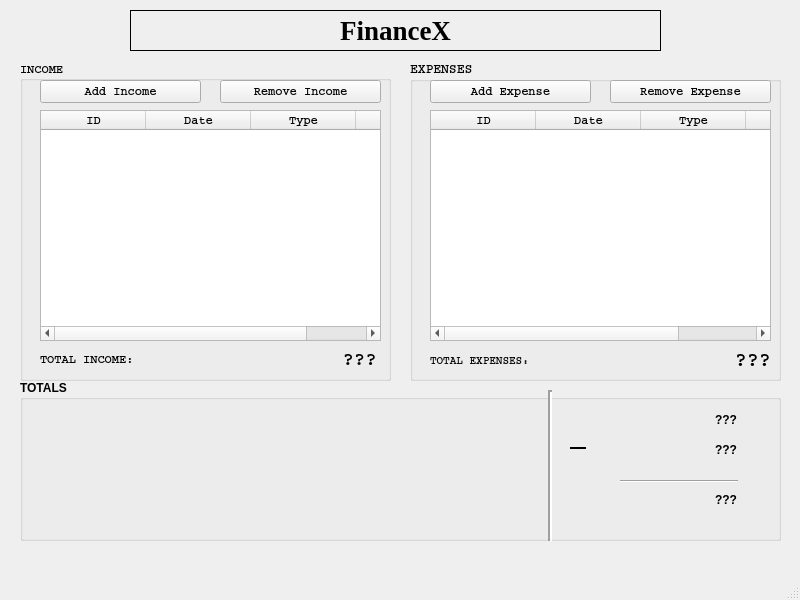
<?xml version="1.0" encoding="UTF-8"?>
<ui version="4.0">
 <class>MainWindow</class>
 <widget class="QMainWindow" name="MainWindow">
  <property name="geometry">
   <rect>
    <x>0</x>
    <y>0</y>
    <width>800</width>
    <height>600</height>
   </rect>
  </property>
  <property name="windowTitle">
   <string>FinanceX</string>
  </property>
  <widget class="QWidget" name="centralwidget">
   <widget class="QLabel" name="titleLabel">
    <property name="geometry">
     <rect>
      <x>130</x>
      <y>10</y>
      <width>531</width>
      <height>41</height>
     </rect>
    </property>
    <property name="sizePolicy">
     <sizepolicy hsizetype="Preferred" vsizetype="Preferred">
      <horstretch>0</horstretch>
      <verstretch>0</verstretch>
     </sizepolicy>
    </property>
    <property name="font">
     <font>
      <family>Georgia</family>
      <pointsize>20</pointsize>
      <weight>75</weight>
      <bold>true</bold>
      <kerning>true</kerning>
     </font>
    </property>
    <property name="cursor">
     <cursorShape>ArrowCursor</cursorShape>
    </property>
    <property name="layoutDirection">
     <enum>Qt::LeftToRight</enum>
    </property>
    <property name="autoFillBackground">
     <bool>false</bool>
    </property>
    <property name="frameShape">
     <enum>QFrame::Panel</enum>
    </property>
    <property name="text">
     <string>FinanceX</string>
    </property>
    <property name="textFormat">
     <enum>Qt::AutoText</enum>
    </property>
    <property name="alignment">
     <set>Qt::AlignCenter</set>
    </property>
    <property name="wordWrap">
     <bool>false</bool>
    </property>
   </widget>
   <widget class="QGroupBox" name="incomeGroupbox">
    <property name="geometry">
     <rect>
      <x>20</x>
      <y>60</y>
      <width>371</width>
      <height>321</height>
     </rect>
    </property>
    <property name="font">
     <font>
      <family>Courier</family>
      <weight>75</weight>
      <bold>true</bold>
     </font>
    </property>
    <property name="title">
     <string>INCOME</string>
    </property>
    <property name="alignment">
     <set>Qt::AlignLeading|Qt::AlignLeft|Qt::AlignVCenter</set>
    </property>
    <property name="flat">
     <bool>false</bool>
    </property>
    <property name="checkable">
     <bool>false</bool>
    </property>
    <property name="checked">
     <bool>false</bool>
    </property>
    <widget class="QPushButton" name="addIncomeButton">
     <property name="geometry">
      <rect>
       <x>20</x>
       <y>20</y>
       <width>161</width>
       <height>23</height>
      </rect>
     </property>
     <property name="font">
      <font>
       <family>Courier</family>
       <pointsize>9</pointsize>
       <weight>75</weight>
       <bold>true</bold>
      </font>
     </property>
     <property name="text">
      <string>Add Income</string>
     </property>
    </widget>
    <widget class="QPushButton" name="removeIncomeButton">
     <property name="geometry">
      <rect>
       <x>200</x>
       <y>20</y>
       <width>161</width>
       <height>23</height>
      </rect>
     </property>
     <property name="font">
      <font>
       <family>Courier</family>
       <pointsize>9</pointsize>
       <weight>75</weight>
       <bold>true</bold>
      </font>
     </property>
     <property name="text">
      <string>Remove Income</string>
     </property>
    </widget>
    <widget class="QTableWidget" name="incomeTable">
     <property name="enabled">
      <bool>true</bool>
     </property>
     <property name="geometry">
      <rect>
       <x>20</x>
       <y>50</y>
       <width>341</width>
       <height>231</height>
      </rect>
     </property>
     <property name="maximumSize">
      <size>
       <width>341</width>
       <height>16777215</height>
      </size>
     </property>
     <property name="font">
      <font>
       <family>Courier</family>
       <weight>75</weight>
       <bold>true</bold>
      </font>
     </property>
     <property name="cursor" stdset="0">
      <cursorShape>ArrowCursor</cursorShape>
     </property>
     <property name="editTriggers">
      <set>QAbstractItemView::NoEditTriggers</set>
     </property>
     <property name="showDropIndicator" stdset="0">
      <bool>false</bool>
     </property>
     <property name="alternatingRowColors">
      <bool>true</bool>
     </property>
     <property name="selectionMode">
      <enum>QAbstractItemView::SingleSelection</enum>
     </property>
     <property name="selectionBehavior">
      <enum>QAbstractItemView::SelectRows</enum>
     </property>
     <property name="verticalScrollMode">
      <enum>QAbstractItemView::ScrollPerItem</enum>
     </property>
     <property name="horizontalScrollMode">
      <enum>QAbstractItemView::ScrollPerPixel</enum>
     </property>
     <property name="sortingEnabled">
      <bool>true</bool>
     </property>
     <attribute name="horizontalHeaderDefaultSectionSize">
      <number>105</number>
     </attribute>
     <attribute name="horizontalHeaderHighlightSections">
      <bool>true</bool>
     </attribute>
     <attribute name="horizontalHeaderShowSortIndicator" stdset="0">
      <bool>true</bool>
     </attribute>
     <attribute name="horizontalHeaderStretchLastSection">
      <bool>true</bool>
     </attribute>
     <attribute name="verticalHeaderVisible">
      <bool>false</bool>
     </attribute>
     <attribute name="verticalHeaderHighlightSections">
      <bool>false</bool>
     </attribute>
     <column>
      <property name="text">
       <string>ID</string>
      </property>
     </column>
     <column>
      <property name="text">
       <string>Date</string>
      </property>
     </column>
     <column>
      <property name="text">
       <string>Type</string>
      </property>
     </column>
     <column>
      <property name="text">
       <string>Amount</string>
      </property>
     </column>
    </widget>
    <widget class="QLabel" name="totIncomeLabel">
     <property name="geometry">
      <rect>
       <x>20</x>
       <y>279</y>
       <width>111</width>
       <height>41</height>
      </rect>
     </property>
     <property name="text">
      <string>TOTAL INCOME:</string>
     </property>
    </widget>
    <widget class="QLabel" name="incomeTotal">
     <property name="geometry">
      <rect>
       <x>196</x>
       <y>279</y>
       <width>161</width>
       <height>41</height>
      </rect>
     </property>
     <property name="font">
      <font>
       <family>Courier</family>
       <pointsize>14</pointsize>
       <weight>75</weight>
       <italic>false</italic>
       <bold>true</bold>
      </font>
     </property>
     <property name="text">
      <string>???</string>
     </property>
     <property name="alignment">
      <set>Qt::AlignRight|Qt::AlignTrailing|Qt::AlignVCenter</set>
     </property>
    </widget>
    <zorder>addIncomeButton</zorder>
    <zorder>removeIncomeButton</zorder>
    <zorder>totIncomeLabel</zorder>
    <zorder>incomeTotal</zorder>
    <zorder>incomeTable</zorder>
   </widget>
   <widget class="QGroupBox" name="expensesGroupbox">
    <property name="geometry">
     <rect>
      <x>410</x>
      <y>60</y>
      <width>371</width>
      <height>321</height>
     </rect>
    </property>
    <property name="font">
     <font>
      <family>Courier</family>
      <pointsize>10</pointsize>
      <weight>75</weight>
      <bold>true</bold>
     </font>
    </property>
    <property name="title">
     <string>EXPENSES</string>
    </property>
    <widget class="QPushButton" name="addExpenseButton">
     <property name="geometry">
      <rect>
       <x>20</x>
       <y>20</y>
       <width>161</width>
       <height>23</height>
      </rect>
     </property>
     <property name="font">
      <font>
       <family>Courier</family>
       <pointsize>9</pointsize>
       <weight>75</weight>
       <bold>true</bold>
      </font>
     </property>
     <property name="text">
      <string>Add Expense</string>
     </property>
    </widget>
    <widget class="QPushButton" name="removeExpenseButton">
     <property name="geometry">
      <rect>
       <x>200</x>
       <y>20</y>
       <width>161</width>
       <height>23</height>
      </rect>
     </property>
     <property name="font">
      <font>
       <family>Courier</family>
       <pointsize>9</pointsize>
       <weight>75</weight>
       <bold>true</bold>
      </font>
     </property>
     <property name="text">
      <string>Remove Expense</string>
     </property>
    </widget>
    <widget class="QLabel" name="totExpenseLabel">
     <property name="geometry">
      <rect>
       <x>20</x>
       <y>280</y>
       <width>131</width>
       <height>41</height>
      </rect>
     </property>
     <property name="font">
      <font>
       <family>Courier</family>
       <pointsize>8</pointsize>
       <weight>75</weight>
       <bold>true</bold>
      </font>
     </property>
     <property name="text">
      <string>TOTAL EXPENSES:</string>
     </property>
    </widget>
    <widget class="QLabel" name="expenseTotal">
     <property name="geometry">
      <rect>
       <x>200</x>
       <y>280</y>
       <width>161</width>
       <height>41</height>
      </rect>
     </property>
     <property name="font">
      <font>
       <family>Courier</family>
       <pointsize>15</pointsize>
       <weight>75</weight>
       <bold>true</bold>
      </font>
     </property>
     <property name="text">
      <string>???</string>
     </property>
     <property name="alignment">
      <set>Qt::AlignRight|Qt::AlignTrailing|Qt::AlignVCenter</set>
     </property>
    </widget>
    <widget class="QTableWidget" name="expensesTable">
     <property name="geometry">
      <rect>
       <x>20</x>
       <y>50</y>
       <width>341</width>
       <height>231</height>
      </rect>
     </property>
     <property name="maximumSize">
      <size>
       <width>341</width>
       <height>16777215</height>
      </size>
     </property>
     <property name="font">
      <font>
       <family>Courier</family>
       <pointsize>9</pointsize>
       <weight>75</weight>
       <bold>true</bold>
      </font>
     </property>
     <property name="editTriggers">
      <set>QAbstractItemView::NoEditTriggers</set>
     </property>
     <property name="showDropIndicator" stdset="0">
      <bool>false</bool>
     </property>
     <property name="alternatingRowColors">
      <bool>true</bool>
     </property>
     <property name="selectionMode">
      <enum>QAbstractItemView::SingleSelection</enum>
     </property>
     <property name="selectionBehavior">
      <enum>QAbstractItemView::SelectRows</enum>
     </property>
     <property name="sortingEnabled">
      <bool>true</bool>
     </property>
     <attribute name="horizontalHeaderDefaultSectionSize">
      <number>105</number>
     </attribute>
     <attribute name="horizontalHeaderHighlightSections">
      <bool>true</bool>
     </attribute>
     <attribute name="horizontalHeaderShowSortIndicator" stdset="0">
      <bool>true</bool>
     </attribute>
     <attribute name="horizontalHeaderStretchLastSection">
      <bool>true</bool>
     </attribute>
     <attribute name="verticalHeaderVisible">
      <bool>false</bool>
     </attribute>
     <attribute name="verticalHeaderHighlightSections">
      <bool>false</bool>
     </attribute>
     <column>
      <property name="text">
       <string>ID</string>
      </property>
     </column>
     <column>
      <property name="text">
       <string>Date</string>
      </property>
     </column>
     <column>
      <property name="text">
       <string>Type</string>
      </property>
     </column>
     <column>
      <property name="text">
       <string>Amount</string>
      </property>
     </column>
    </widget>
   </widget>
   <widget class="QGroupBox" name="totalsGroupbox">
    <property name="geometry">
     <rect>
      <x>20</x>
      <y>380</y>
      <width>761</width>
      <height>161</height>
     </rect>
    </property>
    <property name="font">
     <font>
      <weight>75</weight>
      <bold>true</bold>
     </font>
    </property>
    <property name="title">
     <string>TOTALS</string>
    </property>
    <widget class="Line" name="totalsSeparator">
     <property name="geometry">
      <rect>
       <x>520</x>
       <y>10</y>
       <width>20</width>
       <height>151</height>
      </rect>
     </property>
     <property name="frameShadow">
      <enum>QFrame::Sunken</enum>
     </property>
     <property name="lineWidth">
      <number>2</number>
     </property>
     <property name="orientation">
      <enum>Qt::Vertical</enum>
     </property>
    </widget>
    <widget class="QLabel" name="incomeTotalsLabel">
     <property name="geometry">
      <rect>
       <x>596</x>
       <y>30</y>
       <width>121</width>
       <height>20</height>
      </rect>
     </property>
     <property name="text">
      <string>???</string>
     </property>
     <property name="alignment">
      <set>Qt::AlignRight|Qt::AlignTrailing|Qt::AlignVCenter</set>
     </property>
    </widget>
    <widget class="QLabel" name="expensesTotalsLabel">
     <property name="geometry">
      <rect>
       <x>596</x>
       <y>60</y>
       <width>121</width>
       <height>20</height>
      </rect>
     </property>
     <property name="text">
      <string>???</string>
     </property>
     <property name="alignment">
      <set>Qt::AlignRight|Qt::AlignTrailing|Qt::AlignVCenter</set>
     </property>
    </widget>
    <widget class="Line" name="line">
     <property name="geometry">
      <rect>
       <x>600</x>
       <y>100</y>
       <width>118</width>
       <height>3</height>
      </rect>
     </property>
     <property name="orientation">
      <enum>Qt::Horizontal</enum>
     </property>
    </widget>
    <widget class="QLabel" name="fullTotalLabel">
     <property name="geometry">
      <rect>
       <x>596</x>
       <y>110</y>
       <width>121</width>
       <height>20</height>
      </rect>
     </property>
     <property name="text">
      <string>???</string>
     </property>
     <property name="alignment">
      <set>Qt::AlignRight|Qt::AlignTrailing|Qt::AlignVCenter</set>
     </property>
    </widget>
    <widget class="Line" name="subtractLine">
     <property name="geometry">
      <rect>
       <x>550</x>
       <y>60</y>
       <width>16</width>
       <height>16</height>
      </rect>
     </property>
     <property name="font">
      <font>
       <weight>75</weight>
       <bold>true</bold>
      </font>
     </property>
     <property name="frameShadow">
      <enum>QFrame::Plain</enum>
     </property>
     <property name="lineWidth">
      <number>2</number>
     </property>
     <property name="orientation">
      <enum>Qt::Horizontal</enum>
     </property>
    </widget>
   </widget>
  </widget>
  <widget class="QMenuBar" name="menubar">
   <property name="geometry">
    <rect>
     <x>0</x>
     <y>0</y>
     <width>800</width>
     <height>21</height>
    </rect>
   </property>
  </widget>
  <widget class="QStatusBar" name="statusbar"/>
 </widget>
 <resources/>
 <connections/>
</ui>
